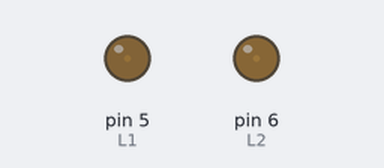
Recording of a sketch running on a simulated Arduino Uno, built with avr-gcc and run on an emulated ATmega328P. Shown: output pins drawn as LEDs (lit = HIGH).

Above: at 0.05 s.
At 0.65 s:
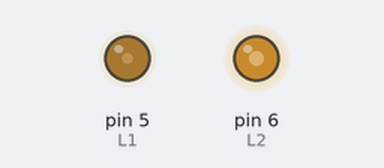
At 1.3 s:
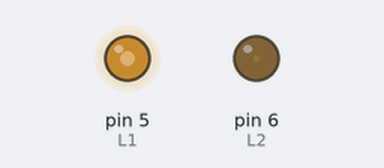
At 2.55 s:
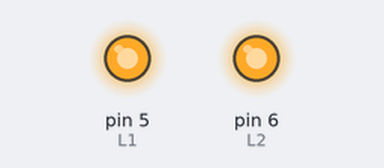
Timing chart, 0 to 5.9 s (numbered marks = the images above):
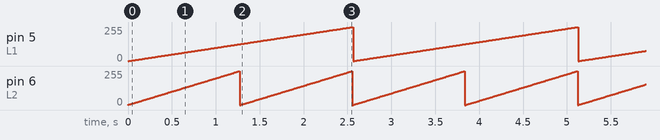

The sketch:

analog_led_fade.ino
```cpp
#define L1 5
#define L2 6

int b1 = 0;
int b2 = 0;

void setup(){
	pinMode(L1, OUTPUT);
	pinMode(L2, OUTPUT);
}

void loop()
{
	analogWrite(L1, b1++);
	analogWrite(L2, b2+=2);

	if (b1 > 255)
		b1 = 0;
	if (b2 > 255)
		b2 = 0;
	delay(10);
}
```

Measured:
- by itself, pin 5 (L1): ramps from 0/255 to 255/255 and jumps back, once every 2.6 s
- by itself, pin 6 (L2): ramps from 0/255 to 254/255 and jumps back, once every 1.3 s
